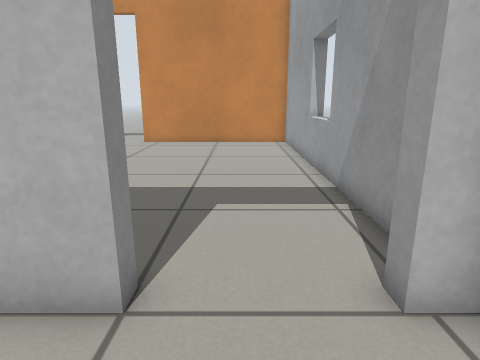
View 1 (above)

12 first-person views from a walk through a robot-simulator world made for Gazebo. The camera is 0.66 m above the floor, tilts 14° down and sees 75° across. The floor is counted in squares, 0.25 m on a side. Each view is taken from the middle of a square. On the plan, view 1 faces up. The plan holds only what a view shows up to about 20 squares ahead; the rest is blank.

View 2
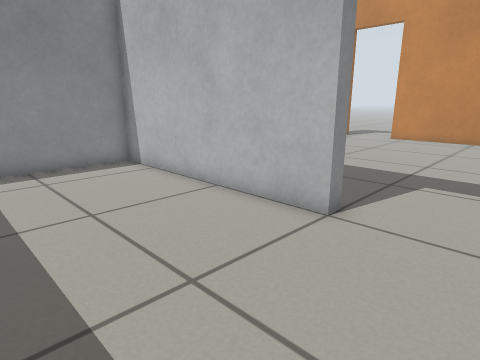

View 3
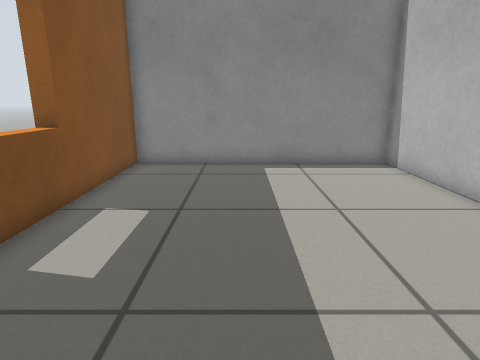

View 4
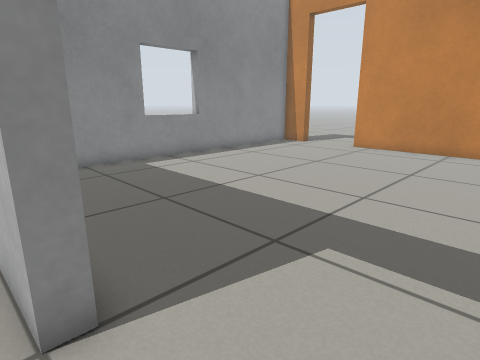

View 5
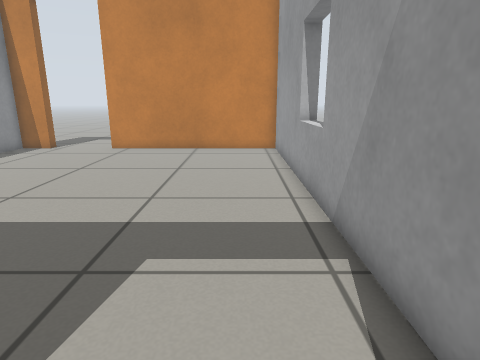

View 6
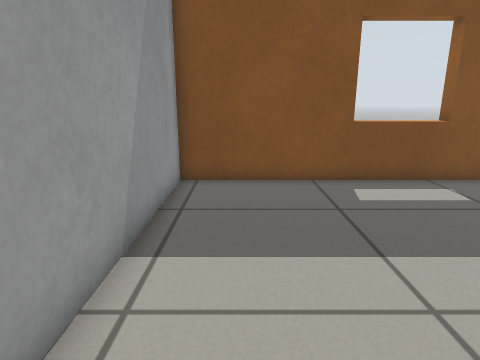

View 7
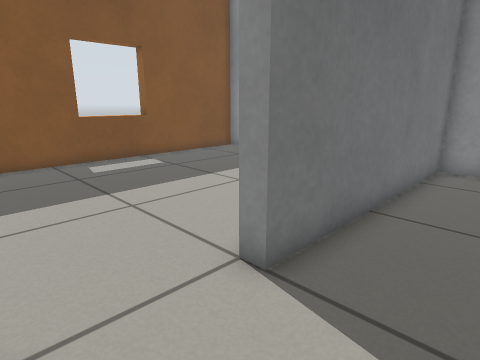

View 8
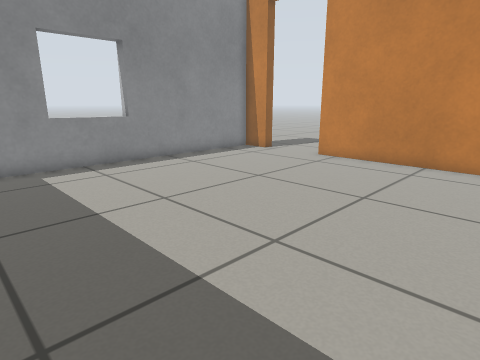

View 9
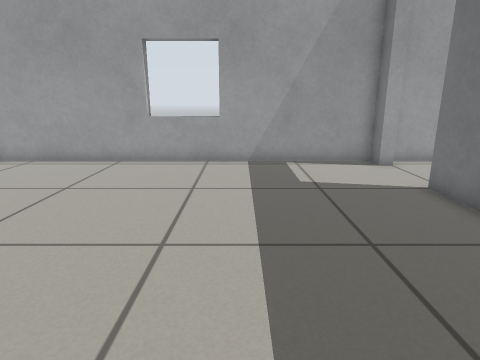

View 10
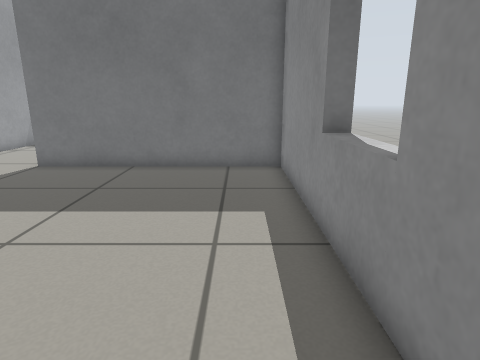

View 11
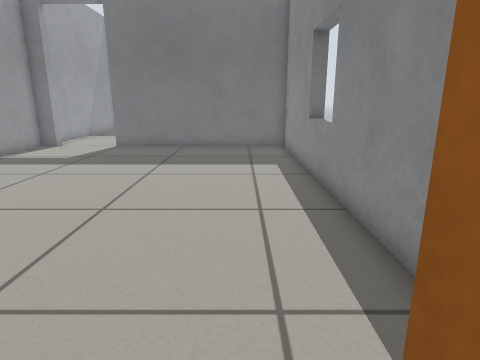

View 12
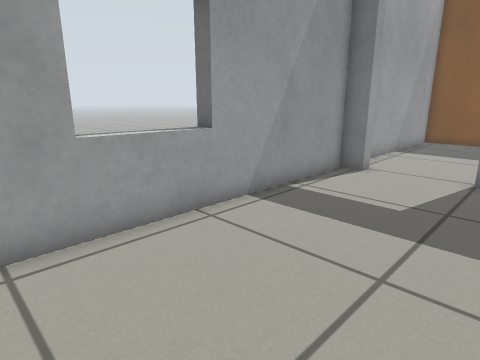

### Floor plan
Key: @ floor where view 1 was taken; # wall or solid block; . floor; D open door; = window, fence, low wall or low ledge.
Columns run from 12 left of view 1 to 4 right of it. Each row starts with its distance up from view 1.
 23   ...
 22  #DDDD#
 21 ##DDDD##########
 20 #..............#
 19 #..............#
 18 #..............#
 17 #..............#
 16 #..............#
 15 #..............#
 14 #..............##
 13 =..............==
 12 =..............==
 11 =..............##
 10 #..............#
  9 #..............#
  8 #..............#
  7 #..............#
  6 #..............#
  5 #..............#
  4 ###########DDDD#
  3 #..............#
  2 #..............#
  1 #..............#
  0 #...........@..#
 -1 #..............#
 -2 #..............#
 -3 #..............#
 -4 #..............#
 -5 #..............#
 -6 #..............#
 -7 #..............#
 -8 #######==#######

Positions as (right, up) in squares from view 1, and headings:
1: (0, 0), facing up
2: (2, -3), facing up-left
3: (2, -3), facing left
4: (2, 3), facing up-left
5: (1, 3), facing up
6: (1, 3), facing down
7: (2, 7), facing down-left
8: (2, 7), facing up-left
9: (-11, 10), facing right
10: (-10, 17), facing down
11: (-9, 23), facing down
12: (-3, 16), facing down-right
